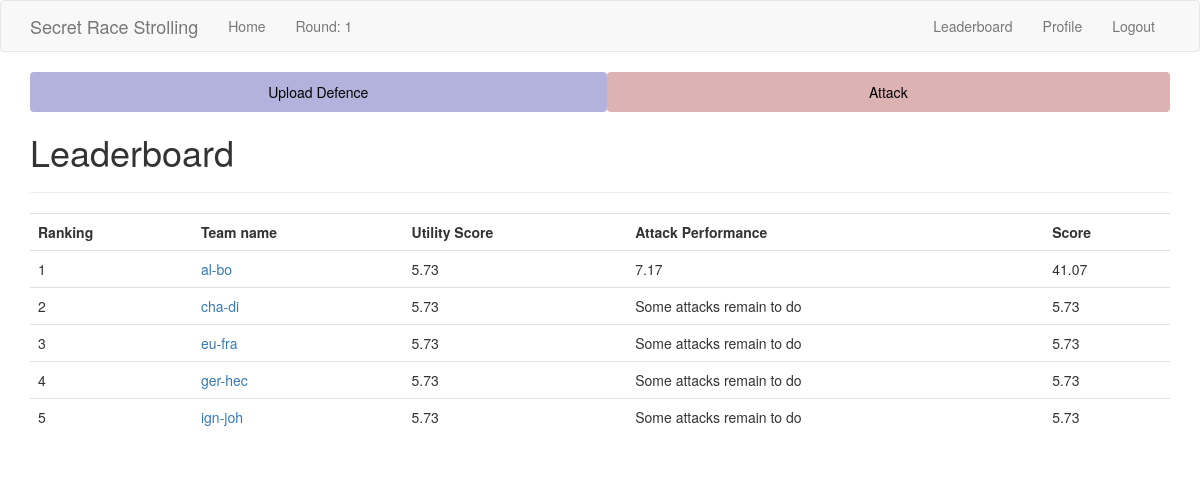
Screenshot of /leaderboard/ (signed in) with the database file from the repository.
### app/models.py (models this page shows, shortened)
class Team(db.Model):
    id = db.Column(db.Integer, primary_key=True)
    team_name = db.Column(db.String(64), index=True, unique=True)
    member1_id = db.Column(db.Integer, db.ForeignKey("user.id"), unique=True)
    member2_id = db.Column(db.Integer, db.ForeignKey("user.id"), unique=True)
    defences = db.relationship(
        "Defence",
        backref="defender_team",
        foreign_keys="Defence.defender_team_id",
        lazy="dynamic",
    )
    defence_matches = db.relationship(
        "Match",
        backref="defender_team",
        foreign_keys="Match.defender_team_id",
        lazy="dynamic",
    )
    attack_matches = db.relationship(
        "Match",
        backref="attacker_team",
        foreign_keys="Match.attacker_team_id",
        lazy="dynamic",
    )

### app/routes.py (the view)
@app.route("/leaderboard/", methods=["GET"])
@login_required
def leaderboard():
    team_items = dict()
    if (
        CachedLeaderboard.leaderboard is None
        or time.time() - CachedLeaderboard.last_update
        > app.config["LEADERBOARD_CACHE_TIME"]
    ):
        teams = Team.query.all()
        team_items = [
            {
                "team_name": team.team_name,
                "utility_score": team.utility_score(app.config["ROUND"]),
                "attack_performance": team.attack_performance(app.config["ROUND"]),
                "score": team.total_score(app.config["ROUND"]),
            }
            for team in teams
        ]
        team_items = sorted(
            team_items,
            key=lambda x: x["score"] if isinstance(x["score"], float) else -1.0,
            reverse=True,
        )
        for rank, team_item in enumerate(team_items):
            team_item["ranking"] = rank + 1
            for key, val in team_item.items():
                if isinstance(val, float):
                    team_item[key] = "{:,.2f}".format(val)
        CachedLeaderboard.last_update = time.time()
        CachedLeaderboard.leaderboard = team_items
    else:
        team_items = CachedLeaderboard.leaderboard
    return render_template("leaderboard.html", team_items=team_items)

### app/models.py (called while the page is built)
@login.user_loader
def load_user(id: int) -> User:
    return User.query.get(int(id))

    def team(self) -> Optional["Team"]:
        return (
            db.session.query(Team)
            .filter(or_(Team.member1_id == self.id, Team.member2_id == self.id))
            .first()
        )

    def has_team(self) -> bool:
        return self.team() is not None

### app/templates/leaderboard.html
{% extends "base.html" %}
{% block app_content %}
<h1>
    Leaderboard
</h1>
<hr>
<table class="table table-hover">
    <tr>
        <th>Ranking</th>
        <th>Team name</th>
        <th>Utility Score</th>
        <th>Attack Performance</th>
        <th>Score</th>
    </tr>
    {% for item in team_items %}
    <tr>
        <td>
            {{ item.ranking }}
        </td>
        <td>
            <a href="{{ url_for('team', team_name=item.team_name) }}">
                {{ item.team_name }}</a>
        </td>
        <td>
            {{ item.utility_score }}
        </td>
        <td>
            {{ item.attack_performance }}
        </td>
        <td>
            {{ item.score }}
        </td>
    </tr>
    {% endfor %}
</table>
{% endblock %}

### rows the page displays
Team: ranking "1", team_name "al-bo", utility_score "5.73", attack_performance "7.17", score "41.07"

### other values shown
{{ config["ROUND"] }} "1"
{{ item.ranking }} "2" "3" "4" "5"
{{ item.team_name }} "cha-di" "eu-fra" "ger-hec" "ign-joh"
{{ item.utility_score }} "5.73" "5.73" "5.73" "5.73"
{{ item.attack_performance }} "Some attacks remain to do" "Some attacks remain to do" "Some attacks remain to do" "Some attacks remain to do"
{{ item.score }} "5.73" "5.73" "5.73" "5.73"
